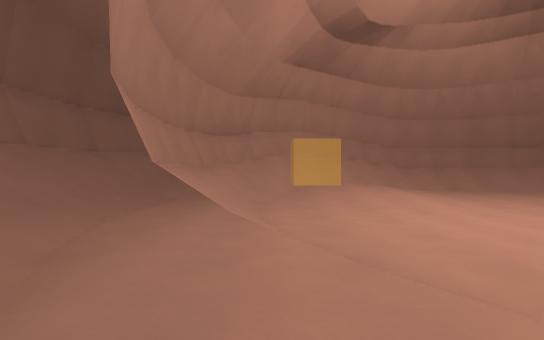
view 1 (above)

14 first-person views from a walk through a Godot game level. The camera is 1.3 m above the floor, looks level and sees 85° across. The floor is counted in squares, 2 m on a side. Each view is taken from the middle of a square. On the plan, view 1 faces up. The plan holds only what a view shows up to about 9 squares ahead; the rest is blank. The place goes on beyond the plan. Flat picture figures and markers are left out. Characters and animated objects are left out.

view 2
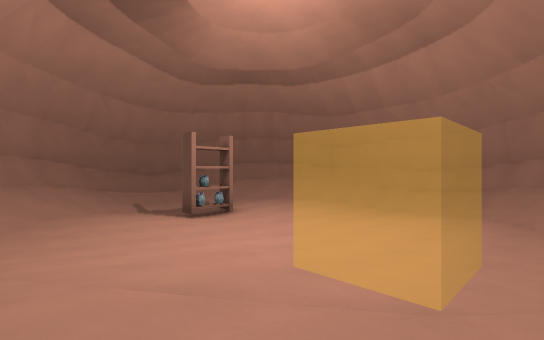

view 3
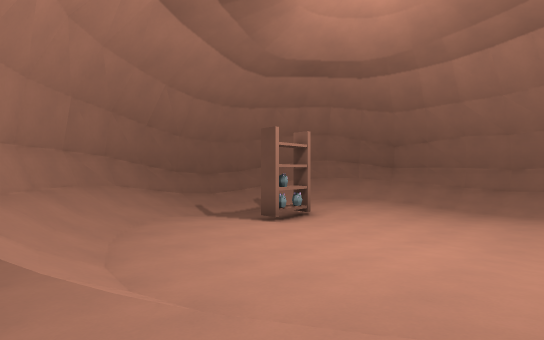

view 4
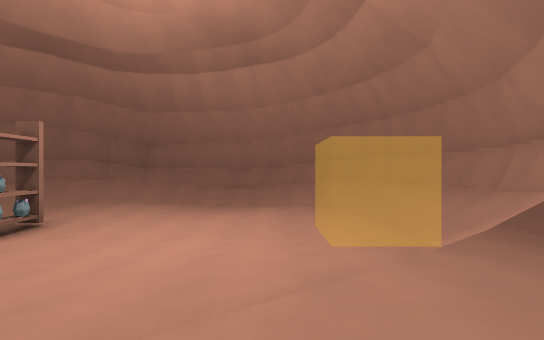

view 5
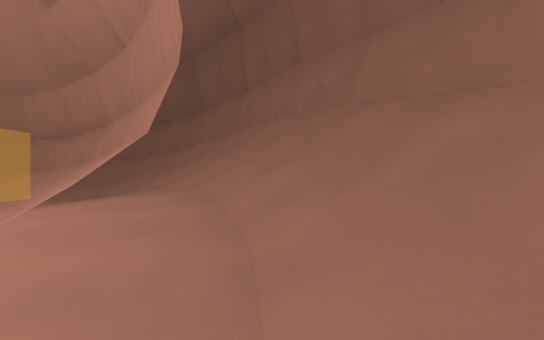

view 6
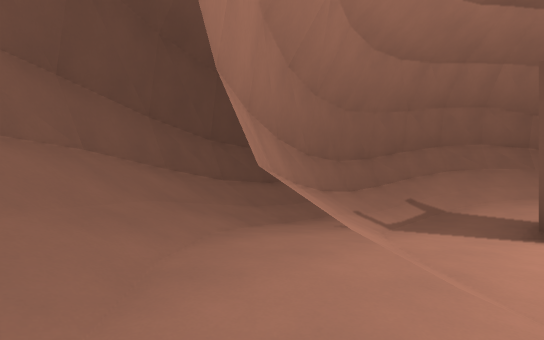

view 7
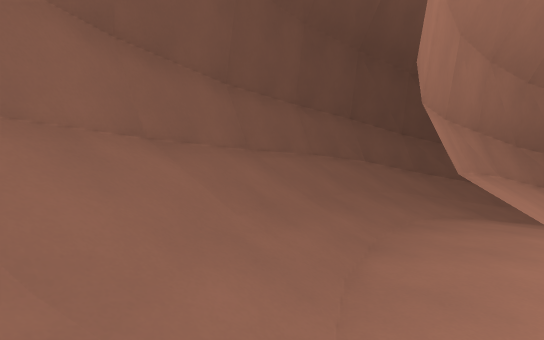

view 8
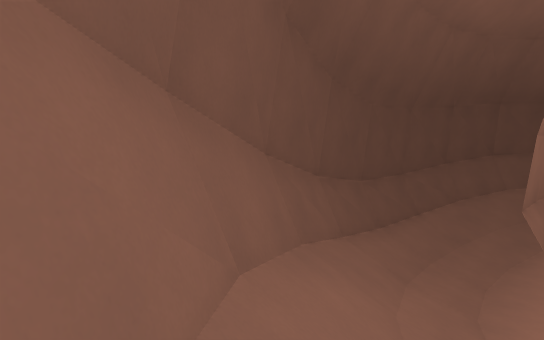

view 9
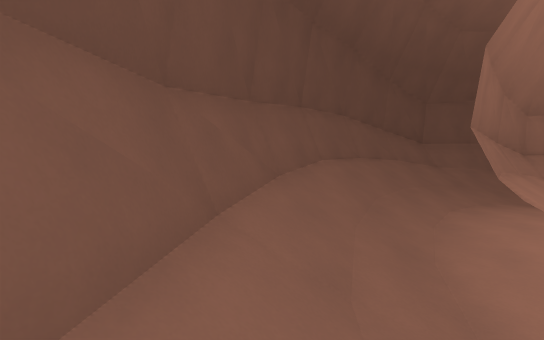

view 10
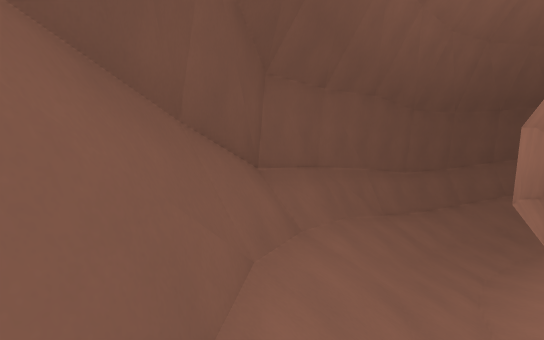

view 11
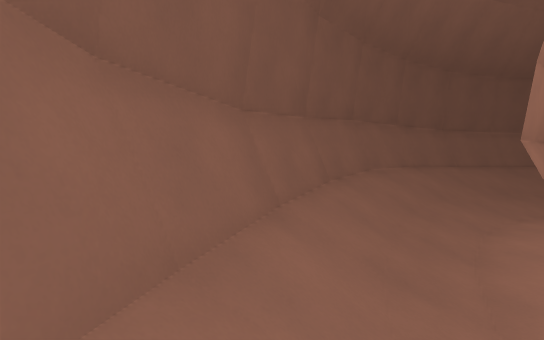

view 12
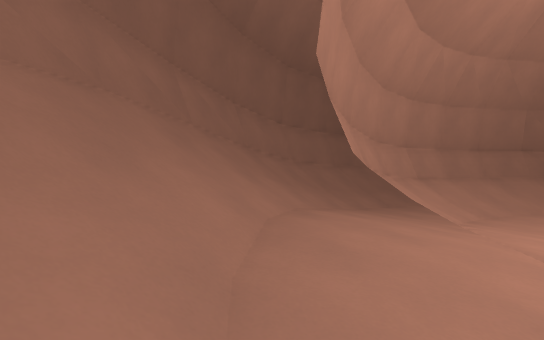

view 13
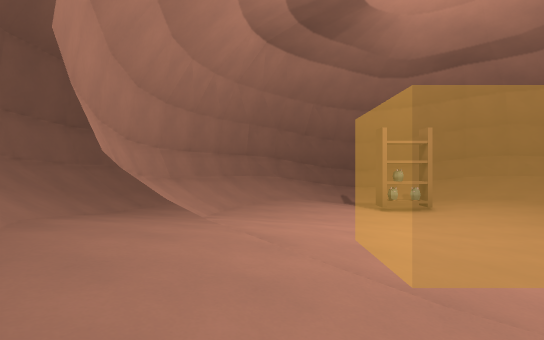

view 14
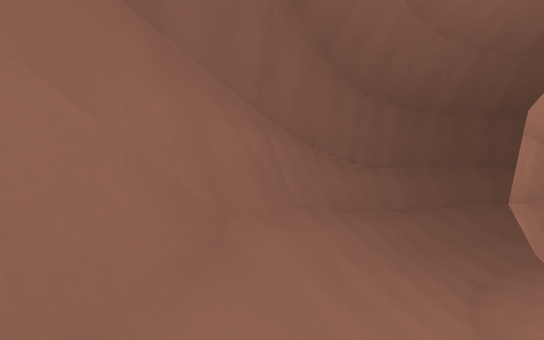

### Floor plan
Key: @ floor where view 1 was taken; # wall or solid block; . main floor; : floor 0.25 m higher than the main floor; - floor 0.25 m lower than the main floor; _ floor 0.5 m lower than the main floor; + floor 0.75 m higher than the main floor; / step, stairs or slope; ^ raised ledge; S shelf.
Columns run from 4 left of view 1 to 13 right of it. Each row starts with its distance up from view 1.
 13      ########
 12    ###//////###
 11   ##/////:////##
 10  ##///+^^^#.///##
  9  #//+^^^^^^^#.//#
  8 ##//^^^^^^^^^#//#
  7 #//#^ ^^^^^^^^-/##
  6 #//^^^^^^^^^^^#//#
  5 #/.^^^^^^^^S^^^_/#
  4 #/.^^^^^^^^S^^^_/#
  3 #//^^^^^^^^^^^#//#
  2 #//#^^^^^^^^^^-/##
  1 ##/.^^^^^^^^^#//#
  0  #//@#^^^^ ^#///#
 -1  ##///#/^^/#///##
 -2   ##////_/////##
 -3    ###//////###
 -4      ########

Positions as (right, up) in squares from view 1, and headings:
1: (0, 0), facing up
2: (0, 9), facing down-right
3: (2, 10), facing down-right
4: (2, 10), facing down
5: (5, 11), facing left
6: (7, 10), facing down-right
7: (5, 11), facing right
8: (10, 10), facing down-right
9: (12, 5), facing down
10: (10, -1), facing down-left
11: (4, -3), facing left
12: (-1, 8), facing up-right
13: (-1, 8), facing right
14: (-1, 10), facing up-right
